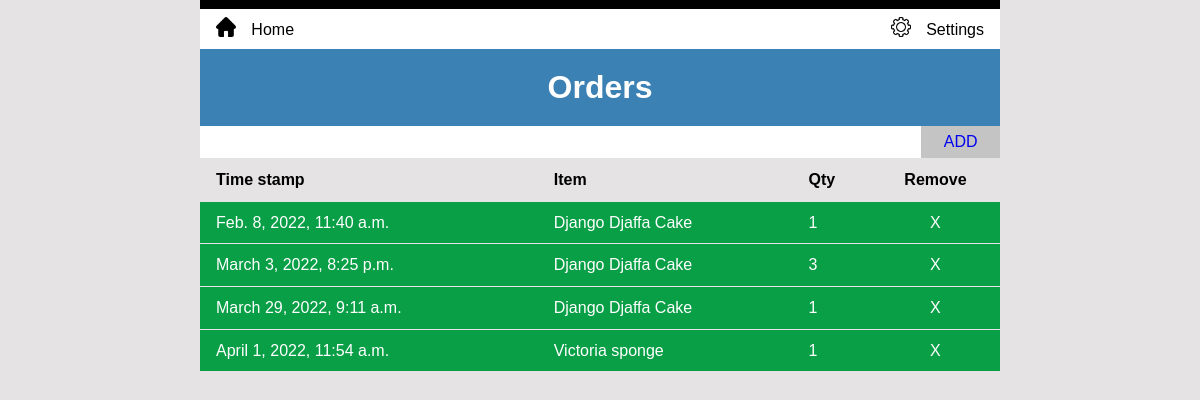
The page /purchases/ (signed in) on the database its author committed.
### inventory/models.py (models this page shows, shortened)
class Purchase(models.Model):
    class Meta:
        ordering = ['timestamp']
    menu_item = models.ForeignKey(MenuItem, on_delete=models.CASCADE)
    timestamp = models.DateTimeField(default=timezone.now)
    quantity = models.PositiveIntegerField(
        default=1,
        validators=[MinValueValidator(1)]
    )

class MenuItem(models.Model):
    class Meta:
        ordering = ['title']
    title = models.CharField(unique=True, max_length=200)
    price = models.DecimalField(max_digits=6, decimal_places=2)
    category = models.ForeignKey(Category, on_delete=models.CASCADE)
    display = models.BooleanField(default=True)
    description = models.TextField(blank=True, null=True)
    stock_item = models.BooleanField(default=True)

### inventory/views.py (the view)
# urls.py: path('purchases/', views.PurchaseView.as_view(), name='purchases'),
class PurchaseView(LoginRequiredMixin, ListView):
  model = Purchase
  template_name = 'inventory/purchase.html'

### inventory/templates/inventory/purchase.html (shortened to what this page needs)
{% extends 'base.html' %}
{% load static %}
{% block content %}
  <h1>
    Orders
  </h1>
  <div class="add">
    <button class="addbutton"><a href="{% url 'create_purchases' %}">ADD</a></button>
  </div>
  <table class="order-table">
    <thead>
      <tr>
        <th>Time stamp</th>
        <th>Item</th>
        <th>Qty</th>
        <th>Remove</th>
      </tr>
    </thead>
    <tbody>
      {% for item in object_list %}
        <tr>
          <td>{{ item.timestamp }}</td>
          <td>{{ item.menu_item.title }}</td>
          <td><a href="{% url 'update_purchases' item.id %}">{{ item.quantity }}</a></td>
          <td><a class="delete-button" href="{% url 'delete_purchases' item.id %}">X</a></td>
        </tr>
      {% endfor %}
    </tbody>
  </table>
{% endblock %}

### inventory/static/inventory/style.css (style rules this page uses)
* { box-sizing: border-box; }
a { text-decoration: none; }
body { line-height: 1.6; background: #e5e3e3; border-top: 9px solid black; max-width: 800px; margin-left: auto; margin-right: auto; }
h1 { color: white; background: #3C81B4; margin: 0; padding: 0.4em; text-align: center; }
table { background: #e5e3e3; text-align: left; width: 100%; }
.add { background: white; display: flex; }
.add > :last-child { margin-left: auto; }
.addbutton { border: none; background: #c4c4c4; padding: 0.2em 1.4em 0.2em 1.4em; }
.menu-table td:first-child, th:first-child { padding-left: 1em; }
.menu-table td:last-child, th:last-child { padding-right: 1em; text-align: right; }
.order-table a { color: white; }
.order-table tr { border-top: 1px solid #e5e3e3; border-bottom: 1px solid #e5e3e3; }
.order-table tr > :first-child { padding-left: 1em; }
.order-table tr :last-child { text-align: center; }
.order-table th { padding: 0.5em; }
.order-table td { background: #099f46; color: white; padding: 0.5em; }

### rows shown on the page
Purchase: timestamp "Feb. 8, 2022, 11:40 a.m.", menu_item "Django Djaffa Cake", quantity "1"
Purchase: timestamp "March 3, 2022, 8:25 p.m.", menu_item "Django Djaffa Cake", quantity "3"
Purchase: timestamp "March 29, 2022, 9:11 a.m.", menu_item "Django Djaffa Cake", quantity "1"
Purchase: timestamp "April 1, 2022, 11:54 a.m.", menu_item "Victoria sponge", quantity "1"
